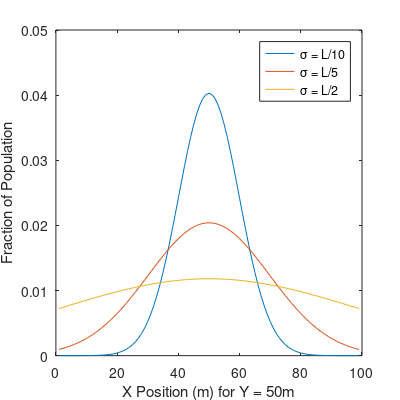

Here is the MATLAB script that generated this plot:
L = 99; %size of workspace
mu = L/2; % average
sigma = [L/10 L/5 L/2]; %standard deviation of distribution
k = 0.25; %diffusion rate from center cell

%find the desired stationary distribution
w = zeros(numel(sigma),L); %initialize the distribution

%calculate percentage of population in each cell
for j = 1:numel(sigma)
w(j,1) = normcdf(1,mu,sigma(j)) - normcdf(0,mu,sigma(j));
for i = 2:L
    w(j,i) = (normcdf(i,mu,sigma(j)) - normcdf((i-1),mu,sigma(j)));
end
w(j,:) = w(j,:)./sum(sum(w(j,:)));
end

figure
plot(w(1,:))
hold on
plot(w(2,:))
plot(w(3,:))
xlabel('X Position (m) for Y = 50m')
ylabel('Fraction of Population')
legend('\sigma = L/10', '\sigma = L/5', '\sigma = L/2')
set(gcf,'PaperPositionMode','auto','PaperSize',[4,4],'PaperPosition',[0,0,4,4] );
print(gcf, '-dpdf', 'NormalDistribByStd.pdf');
